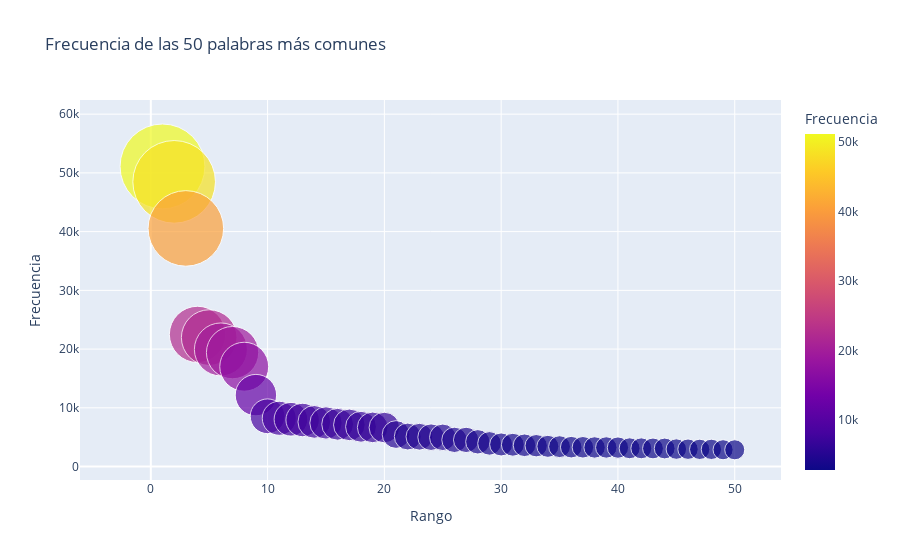

The notebook cell saved with this chart:
### Code cell
utils.interactive_word_plot(Counter(text3), top_n=50)

### Figure 1 — Plotly figure (JSON) as saved in the notebook; plotly's stock layout.template omitted (floating-point values rounded to 4 significant figures)
{"data": [{"hovertemplate": "<b>%{hovertext}</b><br>Rango: %{x}<br>Frecuencia: %{y}", "hovertext": ["de", "a", "y", "que", "la", "el", "los", "en", "Y", "GEE", "su", "b", "se", "no", "del", "con", "Jehová", "por", "para", "las", "sus", "1", "al", "2", "Dios", "es", "lo", "él", "3", "le", "como", "tu", "4", "5", "mi", "un", "Israel", "9", "7", "6", "ha", "10", "8", "11", "tierra", "dijo", "12", "hijos", "13", "sobre"], "legendgroup": "", "marker": {"color": [51099, 48474, 40545, 22500, 21961, 19941, 19399, 16998, 12167, 8561, 8222, 8054, 7930, 7606, 7423, 7196, 7100, 6776, 6671, 6641, 5456, 5111, 5080, 5001, 4980, 4547, 4540, 4213, 3944, 3764, 3713, 3624, 3550, 3443, 3389, 3300, 3284, 3253, 3249, 3226, 3114, 3105, 3085, 3078, 2977, 2957, 2932, 2930, 2864, 2855], "coloraxis": "coloraxis", "opacity": 0.7, "size": [51099, 48474, 40545, 22500, 21961, 19941, 19399, 16998, 12167, 8561, 8222, 8054, 7930, 7606, 7423, 7196, 7100, 6776, 6671, 6641, 5456, 5111, 5080, 5001, 4980, 4547, 4540, 4213, 3944, 3764, 3713, 3624, 3550, 3443, 3389, 3300, 3284, 3253, 3249, 3226, 3114, 3105, 3085, 3078, 2977, 2957, 2932, 2930, 2864, 2855], "sizemode": "area", "sizeref": 14.19, "symbol": "circle"}, "mode": "markers", "name": "", "orientation": "v", "showlegend": false, "type": "scatter", "x": [1, 2, 3, 4, 5, 6, 7, 8, 9, 10, 11, 12, 13, 14, 15, 16, 17, 18, 19, 20, 21, 22, 23, 24, 25, 26, 27, 28, 29, 30, 31, 32, 33, 34, 35, 36, 37, 38, 39, 40, 41, 42, 43, 44, 45, 46, 47, 48, 49, 50], "xaxis": "x", "y": [51099, 48474, 40545, 22500, 21961, 19941, 19399, 16998, 12167, 8561, 8222, 8054, 7930, 7606, 7423, 7196, 7100, 6776, 6671, 6641, 5456, 5111, 5080, 5001, 4980, 4547, 4540, 4213, 3944, 3764, 3713, 3624, 3550, 3443, 3389, 3300, 3284, 3253, 3249, 3226, 3114, 3105, 3085, 3078, 2977, 2957, 2932, 2930, 2864, 2855], "yaxis": "y"}], "layout": {"coloraxis": {"colorbar": {"title": {"text": "Frecuencia"}}, "colorscale": [[0, "#0d0887"], [0.1111, "#46039f"], [0.2222, "#7201a8"], [0.3333, "#9c179e"], [0.4444, "#bd3786"], [0.5556, "#d8576b"], [0.6667, "#ed7953"], [0.7778, "#fb9f3a"], [0.8889, "#fdca26"], [1, "#f0f921"]]}, "legend": {"itemsizing": "constant", "tracegroupgap": 0}, "title": {"text": "Frecuencia de las 50 palabras más comunes"}, "xaxis": {"anchor": "y", "domain": [0, 1], "title": {"text": "Rango"}}, "yaxis": {"anchor": "x", "domain": [0, 1], "title": {"text": "Frecuencia"}}}}
